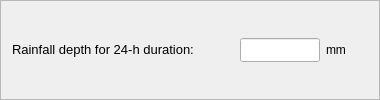
                 <widget class="QFrame" name="frame_8">
                  <property name="frameShape">
                   <enum>QFrame::StyledPanel</enum>
                  </property>
                  <property name="frameShadow">
                   <enum>QFrame::Raised</enum>
                  </property>
                  <layout class="QGridLayout" name="gridLayout_13">
                   <item row="0" column="0">
                    <layout class="QGridLayout" name="gridLayout_43">
                     <item row="0" column="0">
                      <widget class="QLabel" name="label_43">
                       <property name="text">
                        <string>&lt;html&gt;&lt;head/&gt;&lt;body&gt;&lt;p align=&quot;justify&quot;&gt;&lt;span style=&quot; font-size:10pt;&quot;&gt;Rainfall depth for 24-h duration:&lt;/span&gt;&lt;/p&gt;&lt;/body&gt;&lt;/html&gt;</string>
                       </property>
                      </widget>
                     </item>
                     <item row="0" column="1">
                      <layout class="QGridLayout" name="gridLayout_42">
                       <item row="0" column="0">
                        <spacer name="horizontalSpacer_6">
                         <property name="orientation">
                          <enum>Qt::Horizontal</enum>
                         </property>
                         <property name="sizeHint" stdset="0">
                          <size>
                           <width>40</width>
                           <height>20</height>
                          </size>
                         </property>
                        </spacer>
                       </item>
                       <item row="0" column="1">
                        <widget class="QLineEdit" name="le_6_pg2">
                         <property name="minimumSize">
                          <size>
                           <width>80</width>
                           <height>24</height>
                          </size>
                         </property>
                         <property name="maximumSize">
                          <size>
                           <width>80</width>
                           <height>24</height>
                          </size>
                         </property>
                         <property name="clearButtonEnabled">
                          <bool>true</bool>
                         </property>
                        </widget>
                       </item>
                       <item row="0" column="2">
                        <widget class="QLabel" name="label_45">
                         <property name="text">
                          <string>mm</string>
                         </property>
                        </widget>
                       </item>
                       <item row="0" column="3">
                        <widget class="QLabel" name="label_44">
                         <property name="sizePolicy">
                          <sizepolicy hsizetype="Preferred" vsizetype="Preferred">
                           <horstretch>0</horstretch>
                           <verstretch>0</verstretch>
                          </sizepolicy>
                         </property>
                         <property name="minimumSize">
                          <size>
                           <width>16</width>
                           <height>16</height>
                          </size>
                         </property>
                         <property name="maximumSize">
                          <size>
                           <width>16</width>
                           <height>16</height>
                          </size>
                         </property>
                         <property name="toolTip">
                          <string>&lt;html&gt;&lt;head/&gt;&lt;body&gt;&lt;p&gt;Add the value of the rainfall depth for a 24-hour duration with a 2-year return period (mm).&lt;/p&gt;&lt;/body&gt;&lt;/html&gt;</string>
                         </property>
                         <property name="text">
                          <string/>
                         </property>
                         <property name="pixmap">
                          <pixmap>tip_icon.png</pixmap>
                         </property>
                        </widget>
                       </item>
                      </layout>
                     </item>
                    </layout>
                   </item>
                  </layout>
                 </widget>
